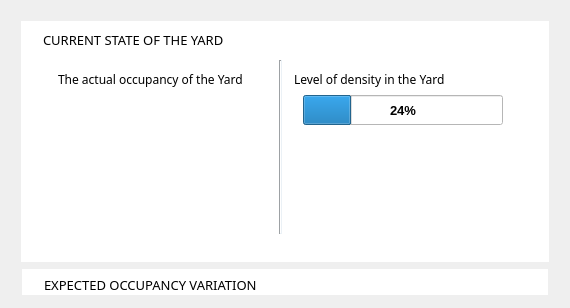
                   <widget class="QWidget" name="homePage">
                    <layout class="QVBoxLayout" name="verticalLayout_12">
                     <item>
                      <widget class="QFrame" name="frame_8">
                       <property name="styleSheet">
                        <string notr="true">background-color: transparent;</string>
                       </property>
                       <property name="frameShape">
                        <enum>QFrame::StyledPanel</enum>
                       </property>
                       <property name="frameShadow">
                        <enum>QFrame::Raised</enum>
                       </property>
                       <layout class="QVBoxLayout" name="verticalLayout_21">
                        <property name="bottomMargin">
                         <number>0</number>
                        </property>
                        <item>
                         <widget class="QFrame" name="frame_7">
                          <property name="styleSheet">
                           <string notr="true">background-color: #ffffff;</string>
                          </property>
                          <layout class="QVBoxLayout" name="verticalLayout_6">
                           <property name="spacing">
                            <number>0</number>
                           </property>
                           <item alignment="Qt::AlignTop">
                            <widget class="QLabel" name="label">
                             <property name="maximumSize">
                              <size>
                               <width>16777215</width>
                               <height>20</height>
                              </size>
                             </property>
                             <property name="font">
                              <font>
                               <family>Arial Rounded MT Bold</family>
                               <pointsize>10</pointsize>
                               <weight>50</weight>
                               <bold>false</bold>
                              </font>
                             </property>
                             <property name="styleSheet">
                              <string notr="true">padding: 5px;
margin-left: 5px;</string>
                             </property>
                             <property name="text">
                              <string>CURRENT STATE OF THE YARD</string>
                             </property>
                            </widget>
                           </item>
                           <item alignment="Qt::AlignTop">
                            <widget class="QFrame" name="frame_10">
                             <property name="whatsThis">
                              <string>QFrame</string>
                             </property>
                             <property name="styleSheet">
                              <string notr="true">#frame_10{
padding: 10px;
}
#densityChartWidget{
padding: 30px;}</string>
                             </property>
                             <layout class="QHBoxLayout" name="horizontalLayout_5">
                              <property name="topMargin">
                               <number>0</number>
                              </property>
                              <item>
                               <widget class="QWidget" name="pieChartWidget" native="true">
                                <property name="styleSheet">
                                 <string notr="true">background-color: #ffffff;</string>
                                </property>
                                <layout class="QVBoxLayout" name="verticalLayout_13">
                                 <property name="rightMargin">
                                  <number>30</number>
                                 </property>
                                 <item alignment="Qt::AlignTop">
                                  <widget class="QLabel" name="label_8">
                                   <property name="minimumSize">
                                    <size>
                                     <width>0</width>
                                     <height>20</height>
                                    </size>
                                   </property>
                                   <property name="maximumSize">
                                    <size>
                                     <width>16777215</width>
                                     <height>30</height>
                                    </size>
                                   </property>
                                   <property name="font">
                                    <font>
                                     <family>Arial Rounded MT Bold</family>
                                     <pointsize>9</pointsize>
                                     <weight>50</weight>
                                     <bold>false</bold>
                                     <underline>false</underline>
                                     <strikeout>false</strikeout>
                                     <stylestrategy>PreferDefault</stylestrategy>
                                     <kerning>true</kerning>
                                    </font>
                                   </property>
                                   <property name="text">
                                    <string>The actual occupancy of the Yard</string>
                                   </property>
                                  </widget>
                                 </item>
                                </layout>
                               </widget>
                              </item>
                              <item>
                               <widget class="Line" name="line_2">
                                <property name="styleSheet">
                                 <string notr="true">background-color: #EBF1F6;
</string>
                                </property>
                                <property name="orientation">
                                 <enum>Qt::Vertical</enum>
                                </property>
                               </widget>
                              </item>
                              <item>
                               <widget class="QWidget" name="densityChartWidget" native="true">
                                <property name="styleSheet">
                                 <string notr="true">background-color: #ffffff;
</string>
                                </property>
                                <layout class="QVBoxLayout" name="verticalLayout_10">
                                 <property name="leftMargin">
                                  <number>6</number>
                                 </property>
                                 <item alignment="Qt::AlignTop">
                                  <widget class="QLabel" name="label_20">
                                   <property name="minimumSize">
                                    <size>
                                     <width>0</width>
                                     <height>20</height>
                                    </size>
                                   </property>
                                   <property name="maximumSize">
                                    <size>
                                     <width>16777215</width>
                                     <height>30</height>
                                    </size>
                                   </property>
                                   <property name="font">
                                    <font>
                                     <family>Arial Rounded MT Bold</family>
                                     <pointsize>9</pointsize>
                                    </font>
                                   </property>
                                   <property name="text">
                                    <string>Level of density in the Yard</string>
                                   </property>
                                  </widget>
                                 </item>
                                 <item alignment="Qt::AlignHCenter|Qt::AlignVCenter">
                                  <widget class="QWidget" name="widget_10" native="true">
                                   <layout class="QVBoxLayout" name="verticalLayout_27">
                                    <property name="topMargin">
                                     <number>0</number>
                                    </property>
                                    <property name="bottomMargin">
                                     <number>100</number>
                                    </property>
                                    <item>
                                     <widget class="QProgressBar" name="progressBarYardDensity">
                                      <property name="minimumSize">
                                       <size>
                                        <width>200</width>
                                        <height>30</height>
                                       </size>
                                      </property>
                                      <property name="font">
                                       <font>
                                        <pointsize>10</pointsize>
                                        <weight>75</weight>
                                        <bold>true</bold>
                                       </font>
                                      </property>
                                      <property name="styleSheet">
                                       <string notr="true"/>
                                      </property>
                                      <property name="value">
                                       <number>24</number>
                                      </property>
                                      <property name="orientation">
                                       <enum>Qt::Horizontal</enum>
                                      </property>
                                      <property name="invertedAppearance">
                                       <bool>false</bool>
                                      </property>
                                     </widget>
                                    </item>
                                   </layout>
                                  </widget>
                                 </item>
                                </layout>
                               </widget>
                              </item>
                             </layout>
                            </widget>
                           </item>
                          </layout>
                         </widget>
                        </item>
                        <item>
                         <widget class="QFrame" name="frame_4">
                          <property name="frameShape">
                           <enum>QFrame::StyledPanel</enum>
                          </property>
                          <property name="frameShadow">
                           <enum>QFrame::Raised</enum>
                          </property>
                          <layout class="QVBoxLayout" name="verticalLayout_26">
                           <property name="spacing">
                            <number>0</number>
                           </property>
                           <property name="leftMargin">
                            <number>0</number>
                           </property>
                           <property name="topMargin">
                            <number>0</number>
                           </property>
                           <property name="rightMargin">
                            <number>0</number>
                           </property>
                           <property name="bottomMargin">
                            <number>0</number>
                           </property>
                           <item>
                            <widget class="QWidget" name="lineGraphWidget" native="true">
                             <property name="styleSheet">
                              <string notr="true">background-color: #ffffff;
</string>
                             </property>
                             <layout class="QVBoxLayout" name="verticalLayout_25">
                              <property name="spacing">
                               <number>10</number>
                              </property>
                              <property name="topMargin">
                               <number>6</number>
                              </property>
                              <property name="bottomMargin">
                               <number>0</number>
                              </property>
                              <item alignment="Qt::AlignTop">
                               <widget class="QLabel" name="label_26">
                                <property name="maximumSize">
                                 <size>
                                  <width>16777215</width>
                                  <height>20</height>
                                 </size>
                                </property>
                                <property name="font">
                                 <font>
                                  <family>Arial Rounded MT Bold</family>
                                  <pointsize>10</pointsize>
                                  <weight>50</weight>
                                  <bold>false</bold>
                                 </font>
                                </property>
                                <property name="styleSheet">
                                 <string notr="true">padding: 5px;
margin-left: 5px;</string>
                                </property>
                                <property name="text">
                                 <string>EXPECTED OCCUPANCY VARIATION</string>
                                </property>
                               </widget>
                              </item>
                             </layout>
                            </widget>
                           </item>
                          </layout>
                         </widget>
                        </item>
                       </layout>
                      </widget>
                     </item>
                    </layout>
                   </widget>
